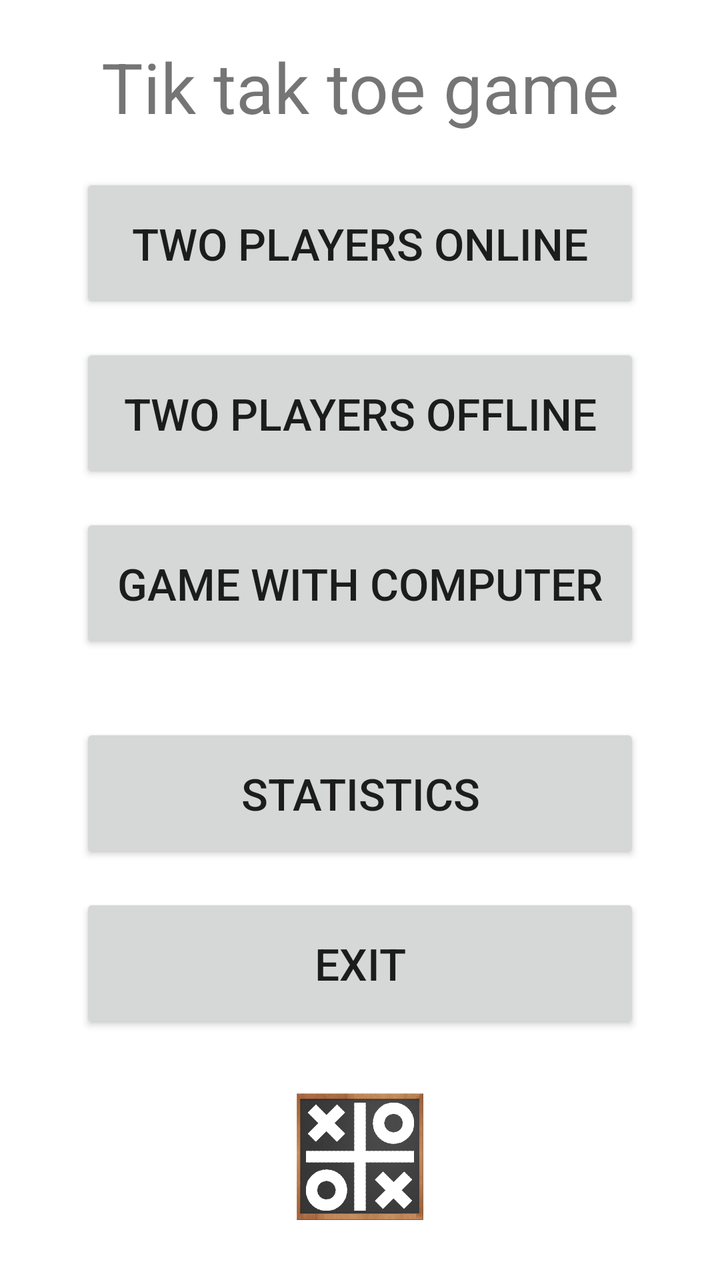
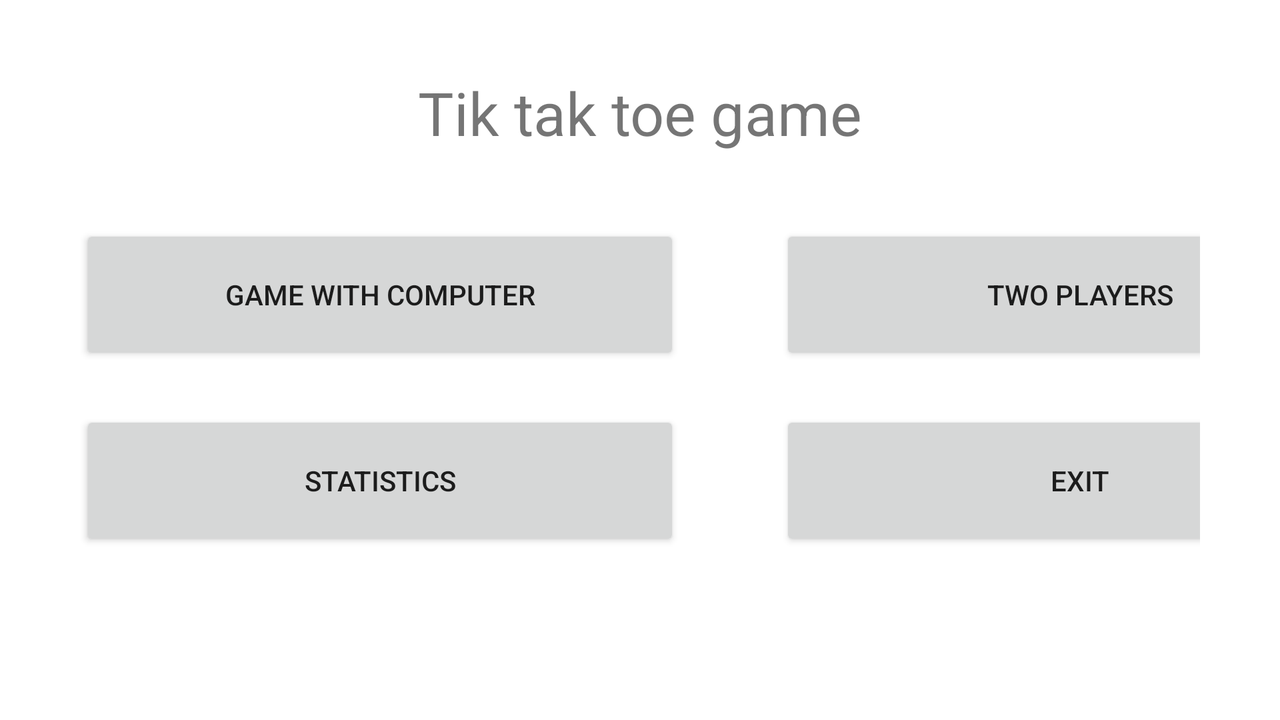

Compare how this app lays out the same screen by default and in its alternative resource folder. The renders come first, then the two layout files and the values they reference.
<!-- AndroidManifest.xml: application theme Theme.MobileTicTacToe -->
<!-- res/layout/activity_main.xml -->
<?xml version="1.0" encoding="utf-8"?>
<RelativeLayout
    xmlns:android="http://schemas.android.com/apk/res/android"
    xmlns:app="http://schemas.android.com/apk/res-auto"
    xmlns:tools="http://schemas.android.com/tools"
    android:layout_width="match_parent"
    android:layout_height="match_parent"
    tools:context=".MainActivity">

    <androidx.constraintlayout.widget.ConstraintLayout
        android:layout_width="match_parent"
        android:layout_height="match_parent"
        android:layout_marginHorizontal="40dp">

        <TextView
            android:id="@+id/textView"
            android:layout_width="wrap_content"
            android:layout_height="wrap_content"
            android:layout_marginTop="20dp"
            android:text="@string/tik_tak_toe_game"
            android:textAlignment="center"
            android:textSize="35sp"
            app:layout_constraintEnd_toEndOf="parent"
            app:layout_constraintStart_toStartOf="parent"
            app:layout_constraintTop_toTopOf="parent" />

        <Button
            android:id="@+id/btnTwoPlayersOnline"
            android:layout_width="match_parent"
            android:layout_height="70dp"
            android:layout_marginTop="20dp"
            android:text="Two Players Online"
            app:layout_constraintTop_toBottomOf="@+id/textView"
            android:textSize="22sp"
            tools:layout_editor_absoluteX="0dp" />

        <Button
            android:id="@+id/btnTwoPlayersHotseat"
            android:layout_width="match_parent"
            android:layout_height="70dp"
            android:layout_marginTop="15dp"
            android:text="Two Players Offline"
            app:layout_constraintTop_toBottomOf="@+id/btnTwoPlayersOnline"
            android:textSize="22sp"
            tools:layout_editor_absoluteX="0dp" />

        <Button
            android:id="@+id/btnSinglePlayer"
            android:layout_width="match_parent"
            android:layout_height="70dp"
            android:layout_marginTop="15dp"
            android:text="Game with computer"
            app:layout_constraintTop_toBottomOf="@+id/btnTwoPlayersHotseat"
            android:textSize="22sp"
            tools:layout_editor_absoluteX="16dp" />

        <Button
            android:id="@+id/btnStatistics"
            android:layout_width="match_parent"
            android:layout_height="70dp"
            android:layout_marginTop="35dp"
            app:layout_constraintTop_toBottomOf="@+id/btnSinglePlayer"
            android:text="Statistics"
            android:textSize="22sp"
            tools:layout_editor_absoluteX="16dp" />

        <Button
            android:id="@+id/btnExit"
            android:layout_width="match_parent"
            android:layout_height="70dp"
            android:layout_marginTop="15dp"
            app:layout_constraintTop_toBottomOf="@+id/btnStatistics"
            android:text="Exit"
            android:textSize="22sp"
            tools:layout_editor_absoluteX="16dp" />

        <ImageView
            android:id="@+id/imageViewLogo"
            android:layout_width="0dp"
            android:layout_height="0dp"
            app:srcCompat="@drawable/logo"
            app:layout_constraintTop_toBottomOf="@+id/btnExit"
            app:layout_constraintStart_toStartOf="parent"
            app:layout_constraintEnd_toEndOf="parent"
            app:layout_constraintBottom_toBottomOf="parent"
            android:layout_margin="30dp"
            android:contentDescription="Logo" />

    </androidx.constraintlayout.widget.ConstraintLayout>
</RelativeLayout>
<!-- resources referenced by this layout -->
<resources>
  <!-- drawable logo: png bitmap (drawable, 189547 bytes) -->
  <string name="tik_tak_toe_game">Tik tak toe game</string>
  <style name="Theme.MobileTicTacToe" parent="Theme.MaterialComponents.DayNight.DarkActionBar">
          
          <item name="colorPrimary">@color/purple_500</item>
          <item name="colorPrimaryVariant">@color/purple_700</item>
          <item name="colorOnPrimary">@color/white</item>
          
          <item name="colorSecondary">@color/teal_200</item>
          <item name="colorSecondaryVariant">@color/teal_700</item>
          <item name="colorOnSecondary">@color/black</item>
          
          <item name="android:statusBarColor" tools:targetApi="l">?attr/colorPrimaryVariant</item>
          
      </style>
  <color name="purple_500">#FF6200EE</color>
  <color name="purple_700">#FF3700B3</color>
  <color name="white">#FFFFFFFF</color>
  <color name="teal_200">#FF03DAC5</color>
  <color name="teal_700">#FF018786</color>
  <color name="black">#FF000000</color>
</resources>
<!-- res/layout-land/activity_main.xml (the author's variant of the layout above) -->
<!-- drawn on the phone turned sideways -->
<?xml version="1.0" encoding="utf-8"?>
<RelativeLayout
    xmlns:android="http://schemas.android.com/apk/res/android"
    xmlns:app="http://schemas.android.com/apk/res-auto"
    xmlns:tools="http://schemas.android.com/tools"
    android:layout_width="match_parent"
    android:layout_height="match_parent"
    tools:context=".MainActivity">

    <androidx.constraintlayout.widget.ConstraintLayout
        android:layout_width="match_parent"
        android:layout_height="match_parent"
        android:layout_marginHorizontal="40dp">

        <TextView
            android:id="@+id/textView"
            android:layout_width="wrap_content"
            android:layout_height="wrap_content"
            android:layout_marginTop="36dp"
            android:text="@string/tik_tak_toe_game"
            android:textAlignment="center"
            android:textSize="30sp"
            app:layout_constraintEnd_toEndOf="parent"
            app:layout_constraintStart_toStartOf="parent"
            app:layout_constraintTop_toTopOf="parent" />

        <LinearLayout
            android:id="@+id/linear1"
            android:layout_width="match_parent"
            android:layout_height="wrap_content"
            android:orientation="horizontal"
            android:layout_marginTop="36dp"
            app:layout_constraintTop_toBottomOf="@+id/textView">

            <Button
                android:id="@+id/btnSinglePlayer"
                android:layout_width="300dp"
                android:layout_height="70dp"
                android:text="Game with computer" />

            <Space
                android:layout_width="50dp"
                android:layout_height="wrap_content" />

            <Button
                android:id="@+id/btnTwoPlayers"
                android:layout_width="300dp"
                android:layout_height="70dp"
                android:layout_gravity="right"
                android:text="Two Players" />

        </LinearLayout>

        <LinearLayout
            android:layout_width="match_parent"
            android:layout_height="wrap_content"
            android:layout_marginTop="23dp"
            android:orientation="horizontal"
            app:layout_constraintTop_toBottomOf="@+id/linear1"
            tools:layout_editor_absoluteX="651dp">

            <Button
                android:id="@+id/btnStatistics"
                android:layout_width="300dp"
                android:layout_height="70dp"
                android:text="Statistics" />

            <Space
                android:layout_width="50dp"
                android:layout_height="wrap_content" />

            <Button
                android:id="@+id/btnExit"
                android:layout_width="300dp"
                android:layout_height="70dp"
                android:layout_gravity="right"
                android:text="Exit" />
        </LinearLayout>

    </androidx.constraintlayout.widget.ConstraintLayout>
</RelativeLayout>
<!-- resources referenced by the variant -->
<!-- as the phone turned sideways resolves them -->
<resources>
  <string name="tik_tak_toe_game">Tik tak toe game</string>
  <style name="Theme.MobileTicTacToe" parent="Theme.MaterialComponents.DayNight.DarkActionBar">
          
          <item name="colorPrimary">@color/purple_500</item>
          <item name="colorPrimaryVariant">@color/purple_700</item>
          <item name="colorOnPrimary">@color/white</item>
          
          <item name="colorSecondary">@color/teal_200</item>
          <item name="colorSecondaryVariant">@color/teal_700</item>
          <item name="colorOnSecondary">@color/black</item>
          
          <item name="android:statusBarColor" tools:targetApi="l">?attr/colorPrimaryVariant</item>
          
      </style>
  <color name="purple_500">#FF6200EE</color>
  <color name="purple_700">#FF3700B3</color>
  <color name="white">#FFFFFFFF</color>
  <color name="teal_200">#FF03DAC5</color>
  <color name="teal_700">#FF018786</color>
  <color name="black">#FF000000</color>
</resources>
